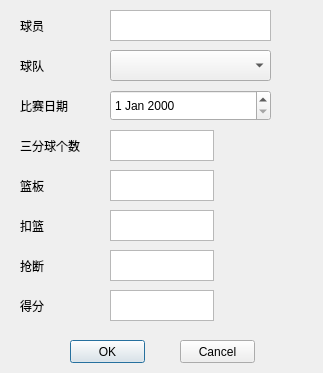
<?xml version="1.0" encoding="UTF-8"?>
<ui version="4.0">
 <class>SignupDialog</class>
 <widget class="QDialog" name="SignupDialog">
  <property name="geometry">
   <rect>
    <x>0</x>
    <y>0</y>
    <width>323</width>
    <height>373</height>
   </rect>
  </property>
  <property name="windowTitle">
   <string>新增</string>
  </property>
  <widget class="QLabel" name="label_5">
   <property name="geometry">
    <rect>
     <x>20</x>
     <y>10</y>
     <width>41</width>
     <height>31</height>
    </rect>
   </property>
   <property name="text">
    <string>球员</string>
   </property>
  </widget>
  <widget class="QDateEdit" name="dateEdit">
   <property name="geometry">
    <rect>
     <x>110</x>
     <y>90</y>
     <width>161</width>
     <height>31</height>
    </rect>
   </property>
  </widget>
  <widget class="QLabel" name="label_3">
   <property name="geometry">
    <rect>
     <x>20</x>
     <y>130</y>
     <width>81</width>
     <height>31</height>
    </rect>
   </property>
   <property name="text">
    <string>三分球个数</string>
   </property>
  </widget>
  <widget class="QLabel" name="label">
   <property name="geometry">
    <rect>
     <x>20</x>
     <y>50</y>
     <width>41</width>
     <height>31</height>
    </rect>
   </property>
   <property name="text">
    <string>球队</string>
   </property>
  </widget>
  <widget class="QLabel" name="label_2">
   <property name="geometry">
    <rect>
     <x>20</x>
     <y>90</y>
     <width>61</width>
     <height>31</height>
    </rect>
   </property>
   <property name="text">
    <string>比赛日期</string>
   </property>
  </widget>
  <widget class="QLabel" name="label_4">
   <property name="geometry">
    <rect>
     <x>20</x>
     <y>170</y>
     <width>41</width>
     <height>31</height>
    </rect>
   </property>
   <property name="text">
    <string>篮板</string>
   </property>
  </widget>
  <widget class="QTextEdit" name="textEditThree">
   <property name="geometry">
    <rect>
     <x>110</x>
     <y>130</y>
     <width>104</width>
     <height>31</height>
    </rect>
   </property>
   <property name="acceptRichText">
    <bool>false</bool>
   </property>
  </widget>
  <widget class="QTextEdit" name="textEditName">
   <property name="geometry">
    <rect>
     <x>110</x>
     <y>10</y>
     <width>161</width>
     <height>31</height>
    </rect>
   </property>
   <property name="acceptRichText">
    <bool>false</bool>
   </property>
  </widget>
  <widget class="QTextEdit" name="textEditRebound">
   <property name="geometry">
    <rect>
     <x>110</x>
     <y>170</y>
     <width>104</width>
     <height>31</height>
    </rect>
   </property>
   <property name="acceptRichText">
    <bool>false</bool>
   </property>
  </widget>
  <widget class="QPushButton" name="btnOK">
   <property name="geometry">
    <rect>
     <x>70</x>
     <y>340</y>
     <width>75</width>
     <height>23</height>
    </rect>
   </property>
   <property name="text">
    <string>OK</string>
   </property>
  </widget>
  <widget class="QPushButton" name="btnCancel">
   <property name="geometry">
    <rect>
     <x>180</x>
     <y>340</y>
     <width>75</width>
     <height>23</height>
    </rect>
   </property>
   <property name="text">
    <string>Cancel</string>
   </property>
  </widget>
  <widget class="QLabel" name="label_6">
   <property name="geometry">
    <rect>
     <x>20</x>
     <y>210</y>
     <width>41</width>
     <height>31</height>
    </rect>
   </property>
   <property name="text">
    <string>扣篮</string>
   </property>
  </widget>
  <widget class="QLabel" name="label_7">
   <property name="geometry">
    <rect>
     <x>20</x>
     <y>290</y>
     <width>41</width>
     <height>31</height>
    </rect>
   </property>
   <property name="text">
    <string>得分</string>
   </property>
  </widget>
  <widget class="QLabel" name="label_8">
   <property name="geometry">
    <rect>
     <x>20</x>
     <y>250</y>
     <width>41</width>
     <height>31</height>
    </rect>
   </property>
   <property name="text">
    <string>抢断</string>
   </property>
  </widget>
  <widget class="QTextEdit" name="textEditSteal">
   <property name="geometry">
    <rect>
     <x>110</x>
     <y>250</y>
     <width>104</width>
     <height>31</height>
    </rect>
   </property>
   <property name="acceptRichText">
    <bool>false</bool>
   </property>
  </widget>
  <widget class="QTextEdit" name="textEditDunk">
   <property name="geometry">
    <rect>
     <x>110</x>
     <y>210</y>
     <width>104</width>
     <height>31</height>
    </rect>
   </property>
   <property name="acceptRichText">
    <bool>false</bool>
   </property>
  </widget>
  <widget class="QTextEdit" name="textEditScore">
   <property name="geometry">
    <rect>
     <x>110</x>
     <y>290</y>
     <width>104</width>
     <height>31</height>
    </rect>
   </property>
   <property name="acceptRichText">
    <bool>false</bool>
   </property>
  </widget>
  <widget class="QComboBox" name="comboTeamname">
   <property name="geometry">
    <rect>
     <x>110</x>
     <y>50</y>
     <width>161</width>
     <height>31</height>
    </rect>
   </property>
   <property name="acceptDrops">
    <bool>true</bool>
   </property>
   <item>
    <property name="text">
     <string/>
    </property>
   </item>
   <item>
    <property name="text">
     <string>金</string>
    </property>
   </item>
   <item>
    <property name="text">
     <string>木</string>
    </property>
   </item>
   <item>
    <property name="text">
     <string>水</string>
    </property>
   </item>
   <item>
    <property name="text">
     <string>火</string>
    </property>
   </item>
   <item>
    <property name="text">
     <string>土</string>
    </property>
   </item>
  </widget>
 </widget>
 <resources/>
 <connections>
  <connection>
   <sender>btnOK</sender>
   <signal>clicked()</signal>
   <receiver>SignupDialog</receiver>
   <slot>accept()</slot>
   <hints>
    <hint type="sourcelabel">
     <x>77</x>
     <y>221</y>
    </hint>
    <hint type="destinationlabel">
     <x>130</x>
     <y>119</y>
    </hint>
   </hints>
  </connection>
  <connection>
   <sender>btnCancel</sender>
   <signal>clicked()</signal>
   <receiver>SignupDialog</receiver>
   <slot>reject()</slot>
   <hints>
    <hint type="sourcelabel">
     <x>187</x>
     <y>221</y>
    </hint>
    <hint type="destinationlabel">
     <x>130</x>
     <y>119</y>
    </hint>
   </hints>
  </connection>
 </connections>
</ui>
